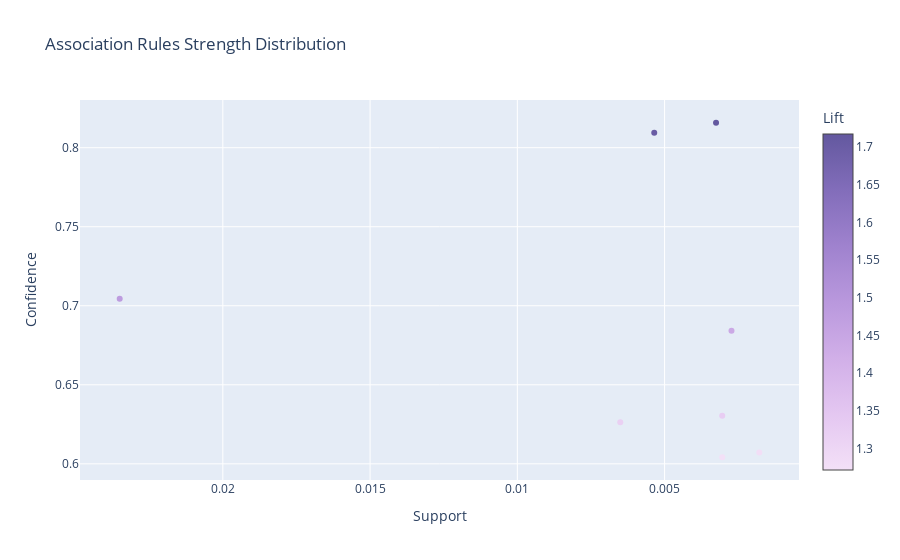
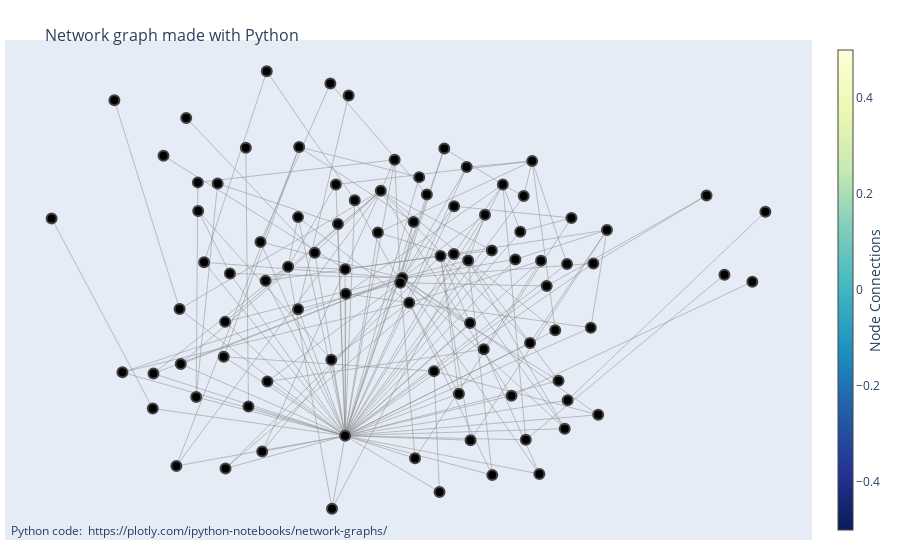

These figures' notebook cell, in order:
### Code cell
PyARMViz.metadata_scatter_plot(rules_pyarmviz)
PyARMViz.adjacency_graph_plotly(rules_pyarmviz)
# PyARMViz.adjacency_parallel_coordinate_plot(rules_pyarmviz)
# PyARMViz.adjacency_parallel_category_plot(rules_pyarmviz)

### Figure 1 — Plotly figure (JSON) as saved in the notebook; plotly's stock layout.template omitted (floating-point values rounded to 4 significant figures)
{"data": [{"marker": {"color": [1.44, 1.272, 1.717, 1.278, 1.704, 1.318, 1.327, 1.483], "colorbar": {"title": {"text": "Lift"}}, "colorscale": [[0.0, "rgb(243, 224, 247)"], [0.1667, "rgb(228, 199, 241)"], [0.3333, "rgb(209, 175, 232)"], [0.5, "rgb(185, 152, 221)"], [0.6667, "rgb(159, 130, 206)"], [0.8333, "rgb(130, 109, 186)"], [1.0, "rgb(99, 88, 159)"]]}, "mode": "markers", "text": ["('Art Tray',) => ('Coffee',), Lift: 1.4401966710061374", "('Bakewell',) => ('Coffee',), Lift: 1.2717121245583036", "('Extra Salami or Feta',) => ('Coffee',), Lift: 1.7171575692765482", "('Granola',) => ('Coffee',), Lift: 1.2779767163048965", "('Keeping It Local',) => ('Coffee',), Lift: 1.7039689550731953", "('Salad',) => ('Coffee',), Lift: 1.3182219723739157", "('Tartine',) => ('Coffee',), Lift: 1.3270039560608387", "('Toast',) => ('Coffee',), Lift: 1.4826988465897728"], "x": [0.002728, 0.003043, 0.003253, 0.001784, 0.005351, 0.006505, 0.003043, 0.0235], "y": [0.6842, 0.6042, 0.8158, 0.6071, 0.8095, 0.6263, 0.6304, 0.7044], "type": "scatter"}], "layout": {"xaxis": {"title": {"text": "Support"}, "autorange": "reversed"}, "title": {"text": "Association Rules Strength Distribution"}, "yaxis": {"title": {"text": "Confidence"}}}}

### Figure 2 — Plotly figure (JSON) as saved in the notebook; plotly's stock layout.template omitted (floating-point values rounded to 4 significant figures; data arrays with more than 128 entries replaced by an {"elided": "..."} marker saying what was removed)
{"data": [{"hoverinfo": "none", "line": {"color": "#888", "width": 0.5}, "mode": "lines", "x": {"elided": "534 float values"}, "y": {"elided": "534 float values"}, "type": "scatter"}, {"hoverinfo": "text", "marker": {"color": [], "colorbar": {"thickness": 15, "title": {"side": "right", "text": "Node Connections"}, "xanchor": "left"}, "colorscale": [[0.0, "rgb(255,255,217)"], [0.125, "rgb(237,248,177)"], [0.25, "rgb(199,233,180)"], [0.375, "rgb(127,205,187)"], [0.5, "rgb(65,182,196)"], [0.625, "rgb(29,145,192)"], [0.75, "rgb(34,94,168)"], [0.875, "rgb(37,52,148)"], [1.0, "rgb(8,29,88)"]], "line": {"width": 2}, "reversescale": true, "showscale": true, "size": 10}, "mode": "markers", "text": ["0", "Art Tray", "Coffee", "1", "Bakewell", "2", "Extra Salami or Feta", "3", "Granola", "4", "Keeping It Local", "5", "Salad", "6", "Tartine", "7", "Toast", "8", "Alfajores", "Cookies", "9", "NONE", "10", "Brownie", "11", "12", "Sandwich", "13", "Cake", "Hot chocolate", "14", "Medialuna", "15", "16", "17", "18", "Scone", "19", "Smoothies", "20", "Tiffin", "21", "22", "Vegan mincepie", "23", "24", "Juice", "25", "26", "27", "Pastry", "28", "29", "30", "31", "Hearty & Seasonal", "32", "33", "34", "35", "36", "Jammie Dodgers", "37", "38", "39", "40", "Spanish Brunch", "41", "42", "Tea", "43", "44", "45", "46", "Muffin", "47", "48", "49", "50", "Soup", "51", "52", "53", "54", "55", "56", "57", "58", "Bread", "59", "60"], "x": [-0.3826, -0.3895, -0.124, 0.4712, 1.0, 0.1285, 0.1136, -0.6385, -0.909, -0.1432, -0.465, 0.0741, -0.2471, 0.09464, -0.1635, 0.4695, 0.3762, -0.161, -0.517, 0.04727, -0.4321, 0.02896, 0.3999, 0.2468, 0.3955, -0.3319, 0.02361, 0.2682, -0.02865, 0.1313, -0.4449, 0.2051, -0.5636, -0.5753, -0.3458, 0.3706, 0.5763, -0.5667, -0.7411, -0.2053, -0.549, 0.4379, 0.321, 0.965, 0.1803, -0.1223, 0.2977, 0.2695, -0.7196, -0.25, -0.2765, 0.5332, 0.5529, -0.4486, -0.2498, -0.1146, -0.4439, 0.21, -0.3367, 0.2115, 0.3592, 0.8905, 0.1412, -0.1591, 0.1666, 0.3444, 0.4813, 0.3536, -0.5223, -0.5179, 0.2501, 0.4467, -0.03636, -0.5011, -0.3336, -0.09828, -0.6366, 0.3312, 0.5399, 0.8426, 0.1675, -0.3504, 0.2011, -0.1487, 0.05911, 0.4151, 0.06292, -0.124, -0.6098, 0.008429, 0.4633], "y": [-0.5349, 0.6039, -0.6638, -0.5073, 0.3221, -0.9115, -0.3795, -0.5442, 0.292, 0.2684, 0.446, 0.4742, 0.6064, 0.3974, 0.8861, 0.09212, 0.5446, -0.3296, 0.3256, -0.07882, 0.05039, 0.03046, 0.1065, -0.2835, -0.8319, -0.4254, 0.009818, 0.1513, 0.4144, 0.1273, -0.1628, 0.1078, -0.3486, -0.7966, -0.7334, -0.2555, 0.2418, -0.1065, 0.8129, 0.1416, 0.7347, -0.1999, -0.4876, 0.01427, -0.4786, -0.03858, 0.4415, -0.8371, -0.3848, 0.2982, 0.07934, -0.1884, -0.5717, -0.3161, -0.107, 0.8333, -0.8077, -0.1672, 0.0181, -0.6835, -0.6816, 0.04501, 0.6003, -0.9851, 0.1364, 0.2343, 0.2946, 0.3906, -0.4936, 0.4511, 0.3085, -0.422, 0.2303, 0.09946, 0.9401, 0.3724, -0.3902, 0.112, 0.09459, 0.3934, 0.346, 0.189, 0.5184, 0.442, 0.2768, -0.005106, -0.7634, 0.06935, 0.568, 0.5504, -0.6328], "type": "scatter"}], "layout": {"annotations": [{"showarrow": false, "text": "Python code: <a href='https://plotly.com/ipython-notebooks/network-graphs/'> https://plotly.com/ipython-notebooks/network-graphs/</a>", "x": 0.005, "xref": "paper", "y": -0.002, "yref": "paper"}], "hovermode": "closest", "margin": {"b": 20, "l": 5, "r": 5, "t": 40}, "showlegend": false, "title": {"font": {"size": 16}, "text": "<br>Network graph made with Python"}, "xaxis": {"showgrid": false, "showticklabels": false, "zeroline": false}, "yaxis": {"showgrid": false, "showticklabels": false, "zeroline": false}}}
